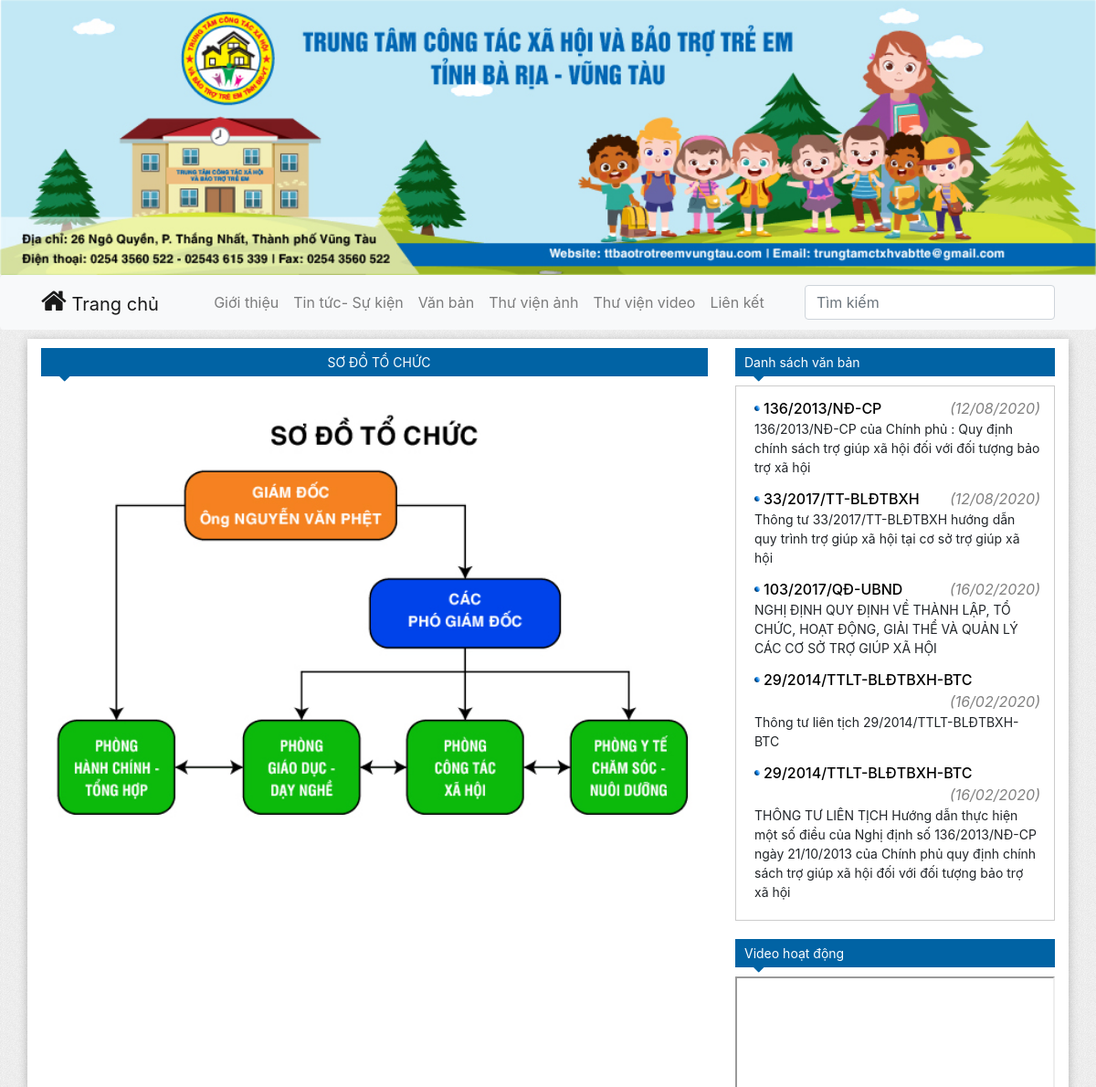
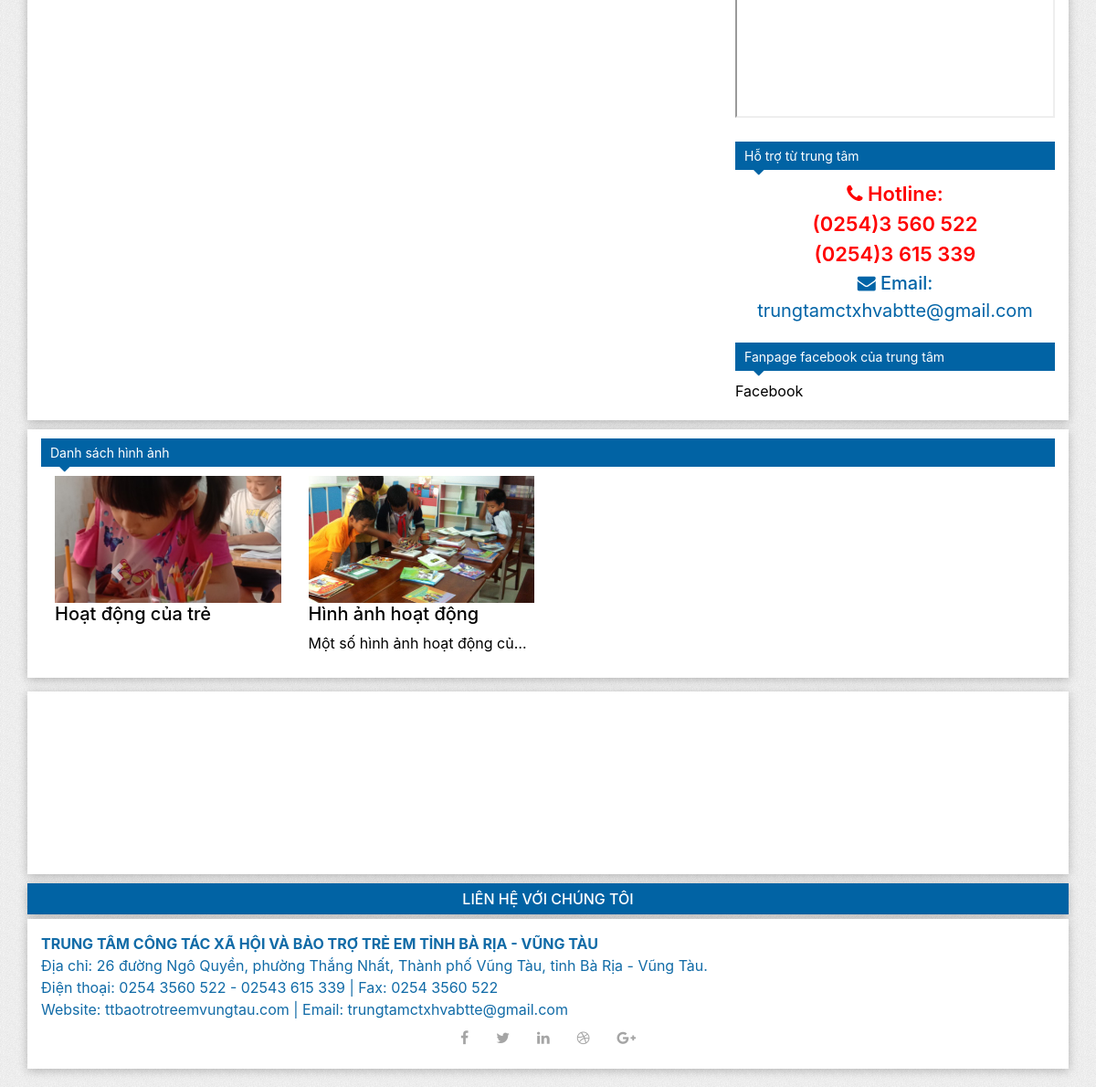
Screenshot of /org-chart with the database file from the repository (2 pictures, top to bottom).
### blog/models.py (models this page shows, shortened)
class PostFile(models.Model):
    type_choices = [
        ('0', 'Cải cách hành chính'),
        ('1', 'Thông báo')
    ]
    author = models.ForeignKey(get_user_model(), on_delete=models.CASCADE)
    number = models.CharField(max_length=200, default='')
    name = models.CharField(max_length=200, default='')
    file = models.FileField()
    type = models.CharField("Loại văn bản", default='0', max_length=100, choices=type_choices)
    created_date = models.DateTimeField(default=timezone.now)

class PostImage(models.Model):
    author = models.ForeignKey(get_user_model(), on_delete=models.CASCADE)
    title = models.CharField(max_length=200)
    description = models.CharField(max_length=500, blank=True)
    created_date = models.DateTimeField(default=timezone.now)
    def default_image(self):
        return Image.objects.filter(post_image=self).first()

class Image(models.Model):
    post_image = models.ForeignKey(PostImage, on_delete=models.CASCADE)
    image = models.ImageField()

### home/views.py (the view)
# urls.py: path('org-chart', views.org_chart, name='org-chart'),
def org_chart(request):
    files = PostFile.objects.all().order_by('-created_date')[:5]
    images = PostImage.objects.all().order_by('-created_date')[:8]
    return render(request, 'home/org-chart.html', {'files': files, 'images': images})

### templates/home/org-chart.html (shortened to what this page needs)
{% extends 'base.html' %}
{% load static %}
{% block name %}Sơ đồ tổ chức{% endblock %}
{% block base %}
    <div class="content-wrapper">
        <img class="org-chart" src="{% static 'images/org-chart.jpg' %}">
    </div>
{% endblock %}

### templates/base.html (shortened to what this page needs)
<!doctype html>
<html lang="en">
<head>
    {% load static %}
    <link rel="stylesheet" href="https://stackpath.bootstrapcdn.com/bootstrap/4.3.1/css/bootstrap.min.css"
>
    <link rel="stylesheet" href="https://maxcdn.bootstrapcdn.com/font-awesome/4.7.0/css/font-awesome.min.css">
    <link rel="stylesheet" href="{% static 'css/style.css' %}">
</head>
<body>
<div id="header">
    <img class="image-header" src="{% static 'images/header.jpg' %}">
    <nav class="navbar navbar-expand-lg navbar-light bg-light rounded">
        <div class="container"><a class="navbar-brand" href="{% url 'home:index' %}"><i
                class="icon-home fa fa-home"></i> Trang chủ</a>
            <div class="collapse navbar-collapse" id="navbarsExample09">
                <ul class="navbar-nav m-auto">
                    <li class="nav-item">
                        <a class="nav-link {% if request.path == "/about" %}active{% endif %}" href="{% url 'home:about' %}">Giới thiệu</a>
                    </li>
                    <li class="nav-item">
                        <a class="nav-link {% if request.path == "/blog/post-list/" %}active{% endif %}" href="{% url 'blog:post-list' %}">Tin tức- Sự kiện</a>
                    </li>
                    <li class="nav-item">
                        <a class="nav-link {% if request.path == "/blog/file-list/" %}active{% endif %}" href="{% url 'blog:file-list' %}">Văn bản</a>
                    </li>
                    <li class="nav-item">
                        <a class="nav-link {% if request.path == "/blog/image-list/" %}active{% endif %}" href="{% url 'blog:image-list' %}">Thư viện ảnh</a>
                    </li>
                    <li class="nav-item">
                        <a class="nav-link {% if request.path == "/blog/video-list/" %}active{% endif %}" href="{% url 'blog:video-list' %}">Thư viện video</a>
                    </li>
                    <li class="nav-item">
                        <a class="nav-link" href="#">Liên kết</a>
                    </li>
                </ul>
                <form class="form-inline my-2 my-md-0">
                    <input class="form-control" type="text" placeholder="Tìm kiếm" aria-label="Search">
                </form>
            </div>
        </div>
    </nav>
</div>
<div id="main">
    <div class="container main">
        <div class="row">
            <div class="col-md-8 left">
            <a href="{% block url %} {% endblock %}" class="arrow-title">{% block name %} {% endblock %}</a>
                {% block base %}
                {% endblock %}
            </div>
            <div class="col-md-4 right">
                <div class="item-right">
                    <a href="{% url 'blog:file-list' %}" class="arrow-title">Danh sách văn bản</a>
                    <ul class="files">
                        {% for file in files %}
                            <li class="file-item">
                                <div class="title clearfix">
                                    <a class="file-title" href="{{ file.file.url }}">{{ file.number }}</a>
                                    <div class="date">({{ file.created_date|date:"d/m/Y" }})</div>
                                </div>
                                <div class="name">{{ file.name }}</div>
                            </li>
                        {% endfor %}
                    </ul>
                </div>
                <div class="item-right">
                    <a href="{% url 'blog:video-list' %}" class="arrow-title">Video hoạt động</a>
                    <iframe
                            src="https://www.youtube.com/embed/stjuHGFGP3E">
                    </iframe>
                </div>
                <div class="item-right">
                    <a href="#" class="arrow-title">Hỗ trợ từ trung tâm</a>
                    <div class="content" style="text-align: center">
                        <div style="font-size: 22px; font-weight: 600; color: red"><i class="fa fa-phone"></i> Hotline:</div>
                        <div style="font-size: 22px; font-weight: 600; color: red"> (0254)3 560 522</div>
                        <div style="font-size: 22px; font-weight: 600; color: red"> (0254)3 615 339</div>
                        <div style="font-size: 20px; font-weight: 500; color: rgb(1, 100, 167)"><i class="fa fa fa-envelope"></i> Email:</div>
                        <div style="font-size: 20px; color: rgb(1, 100, 167)">trungtamctxhvabtte@gmail.com</div>
                    </div>
                </div>
                <div class="item-right">
                    <a href="https://www.facebook.com/TTCongtacxahoiVaBaotrotreem" class="arrow-title">Fanpage facebook của trung
                        tâm</a>
                    <div class="fb-page" data-href="https://www.facebook.com/TTCongtacxahoiVaBaotrotreem" data-tabs="timeline"
                         data-width="500"
                         data-height="300" data-small-header="false" data-adapt-container-width="true"
                         data-hide-cover="false" data-show-facepile="true">
                        <blockquote cite="https://www.facebook.com/TTCongtacxahoiVaBaotrotreem" class="fb-xfbml-parse-ignore"><a
                                href="https://www.facebook.com/TTCongtacxahoiVaBaotrotreem">Facebook</a></blockquote>
                    </div>
                </div>
            </div>
        </div>
    </div>
</div>
<div class="image-list container">
    <a href="{% url 'blog:image-list' %}" class="arrow-title">Danh sách hình ảnh</a>
    <div id="carousel-example" class="carousel slide" data-ride="carousel">
        <div class="carousel-inner row w-100 mx-auto" role="listbox">
            {% for image in images %}
                <a href="{% url 'blog:image-detail' %}?id={{ image.id }}"
                   class="carousel-item col-12 col-sm-6 col-md-4 col-lg-3 {% if image == images.0 %} active {% endif %}">
                    <div class="full-image">
                        <img src="{{ image.default_image.image.url }}" class="img-fluid mx-auto d-block" alt="img1">
                    </div>
                    <h5 class="title">{{ image.title }}</h5>
                    <p class="description">{{ image.description }}</p>
                </a>
            {% endfor %}
        </div>
        <div>
            <a class="carousel-control-prev" href="#carousel-example" role="button" data-slide="prev">
                <span class="carousel-control-prev-icon" aria-hidden="true"></span>
            </a>
            <a class="carousel-control-next" href="#carousel-example" role="button" data-slide="next">
                <span class="carousel-control-next-icon" aria-hidden="true"></span>
            </a>
        </div>
    </div>
</div>
<div id="footer">
    <div class="container footer">
        <div id="gmap" class="contact-map">
            <iframe src="https://maps.google.com/maps?q=Trung tâm bảo trợ trẻ em vũng tàu&t=&z=13&ie=UTF8&iwloc=&output=embed"
                    frameborder="0"
                    style="apsborder:0" allowfullscreen></iframe>
        </div>
    </div>
    <div class="contact-title container">Liên hệ với chúng tôi</div>
    <div class="contact container">
        <div class="footer-name">TRUNG TÂM CÔNG TÁC XÃ HỘI VÀ BẢO TRỢ TRẺ EM TỈNH BÀ RỊA - VŨNG TÀU</div>
        <div class="footer-content">Địa chỉ: 26 đường Ngô Quyền, phường Thắng Nhất, Thành phố Vũng Tàu, tỉnh Bà Rịa - Vũng Tàu.
        </div>
        <div class="footer-content">Điện thoại: 0254 3560 522 - 02543 615 339 | Fax: 0254 3560 522</div>
        <div class="footer-content">Website: ttbaotrotreemvungtau.com | Email: trungtamctxhvabtte@gmail.com</div>
        <div class="social-contact">
            <div class="social-icons">
                <ul class="nav nav-pills">
                    <li class="nav-item"><a href="#" class="nav-link"><i class="fa fa-facebook"></i></a>
                    </li>
                    <li class="nav-item"><a href="#" class="nav-link"><i class="fa fa-twitter"></i></a></li>
                    <li class="nav-item"><a href="#" class="nav-link"><i class="fa fa-linkedin"></i></a>
                    </li>
                    <li class="nav-item"><a href="#" class="nav-link"><i class="fa fa-dribbble"></i></a>
                    </li>
                    <li class="nav-item"><a href="#" class="nav-link"><i class="fa fa-google-plus"></i></a>
                    </li>
                </ul>
            </div>
        </div>
    </div>
</div>
</body>
</html>

### static/css/style.css (style rules this page uses)
body { background-image: url("../images/bg.gif"); }
a { color: black; }
.main { margin-top: 10px; background-color: white; box-shadow: 0 2px 10px rgba(0, 0, 0, .25); margin-bottom: 10px; }
.footer { background-color: white; box-shadow: 0 2px 10px rgba(0, 0, 0, .25); padding: 0; margin-bottom: 10px; }
.image-header { width: 100%; }
.nav-item { position: relative; display: inline-block; }
.contact-map { width: 100%; height: 200px; }
.contact-map iframe { width: 100%; height: 100%; }
.contact { color: #116ba7; background-color: white; box-shadow: 0 2px 10px rgba(0, 0, 0, .25); padding: 15px; margin-bottom: 20px; }
.contact .footer-name { font-weight: 700; }
.icon-home::before { font-size: 30px; color: rgba(0, 0, 0, .9); }
.arrow-title { display: block; position: relative; background-color: #0163a4; padding: 5px 0 5px 10px; width: 100%; color: white; font-size: 14px; margin: 0; cursor: pointer; margin-bottom: 10px; }
.arrow-title::before { color: #0163a4; content: "\f0d7"; font-family: FontAwesome; left: 20px; top: 18px; height: 0; width: 0; position: absolute; font-size: 20px; }
.main .left .arrow-title { text-transform: uppercase; text-align: center; margin-top: 10px; }
a.arrow-title { color: white; }
.carousel-item { max-height: 250px; }
.carousel-item img { height: auto; width: 100%; }
.item-right { margin-top: 10px; margin-bottom: 20px; }
.contact-title { background-color: #0163a4; color: white; font-weight: 500; box-shadow: 0 2px 10px rgba(0, 0, 0, .25); margin-bottom: 5px; text-align: center; text-transform: uppercase; padding: 5px; }
.item-right iframe { width: 100%; height: 250px; }
.date { font-style: italic; bottom: 15px; float: right; color: grey; }
.org-chart { width: 100%; height: auto; }
.social-contact .social-icons ul li a { border: 0 none; border-radius: 0; color: #a5a5a5; padding: 0px; }
.social-contact .social-icons ul li { display: inline-block; }
.social-contact .social-icons ul li a i { padding: 11px 15px; transition: all 0.9s ease 0s; -moz-transition: all 0.9s ease 0s; -webkit-transition: all 0.9s ease 0s; -o-transition: all 0.9s ease 0s; }
.social-contact { margin-left: auto; margin-right: auto; display: table; }
.content-wrapper { margin-bottom: 70px; }
@media (min-width: 576px) { .carousel-item { margin-right: 0; } }
@media (min-width: 576px) { .carousel-inner .active + .carousel-item { display: block; } }
@media (min-width: 576px) { .carousel-inner .carousel-item.active:not(.carousel-item-right):not(.carousel-item-left), .carousel-inner .carousel-item.active:not(.carousel-item-right):not(.carousel-item-left) + .carousel-item { transition: none; } }
.image-list { background-color: white; box-shadow: 0 2px 10px rgba(0, 0, 0, .25); margin-bottom: 15px; padding: 10px 15px; }
#carousel-example { z-index: 1; }
.carousel-item p { white-space: nowrap; width: 100%; overflow: hidden; text-overflow: ellipsis; }
.full-image { position: relative; width: 100%; overflow: hidden; padding-bottom: 56.2%; }
.full-image img { width: 100%; height: auto; position: absolute; top: 0; bottom: 0; left: 0; right: 0; margin: auto; position: absolute; }
a { display: block; }
.file-title { float: left; padding-left: 10px; font-weight: 500; }
.files { padding-left: 0; padding: 10px; border: 1px solid rgba(0,0,0,0.2); }
.item-right ul li { list-style: none outside none; background: url("../images/blue_li_icon.jpg") no-repeat scroll 10px 11px transparent; padding: 2px 5px 10px 10px; }
.file-item .name { font-size: 14px; }
.clearfix:after { content: ' '; display: table; clear: both; }
.clearfix:before { content: ' '; display: table; }

### rows the page displays
PostFile: number "136/2013/NĐ-CP", created_date "12/08/2020", name "136/2013/NĐ-CP của Chính phủ : Quy định chính sách trợ giúp xã hội đối với đối tượng bảo trợ xã hội"
PostFile: number "33/2017/TT-BLĐTBXH", created_date "12/08/2020", name "Thông tư 33/2017/TT-BLĐTBXH hướng dẫn quy trình trợ giúp xã hội tại cơ sở trợ giúp xã hội"
PostFile: number "103/2017/QĐ-UBND", created_date "16/02/2020", name "NGHỊ ĐỊNH QUY ĐỊNH VỀ THÀNH LẬP, TỔ CHỨC, HOẠT ĐỘNG, GIẢI THỂ VÀ QUẢN LÝ CÁC CƠ SỞ TRỢ GIÚP XÃ HỘI"
PostFile: number "29/2014/TTLT-BLĐTBXH-BTC", created_date "16/02/2020", name "Thông tư liên tịch 29/2014/TTLT-BLĐTBXH-BTC"
PostFile: number "29/2014/TTLT-BLĐTBXH-BTC", created_date "16/02/2020", name "THÔNG TƯ LIÊN TỊCH Hướng dẫn thực hiện một số điều của Nghị định số 136/2013/NĐ-CP ngày 21/10/2013 của Chính phủ quy định chính sách trợ giúp xã hội đối với đối tượng bảo trợ xã hội"
PostImage: default_image.image (picture), title "Hoạt động của trẻ"
PostImage: default_image.image (picture), title "Hình ảnh hoạt động", description "Một số hình ảnh hoạt động của…"
